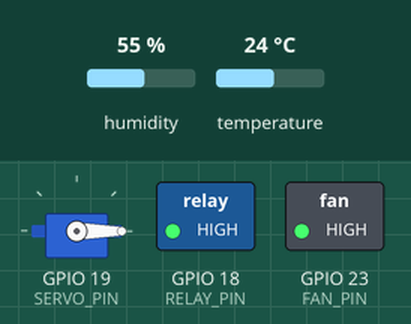
The sketch below on a simulated ESP32. On the bench: servo, switched loads named in the sketch (green lamp = pin HIGH). Inputs (shaded band) come from the test bench; at power-on: humidity 55 %, temperature 24 °C. WiFi joins after 1.5 s; servers stay silent unless stated; what the sketch prints to the serial monitor is not drawn.

Above: at 2.7 s.
2.8 s: humidity set to 59 %
5.5 s: humidity set to 62 %
At 6.7 s:
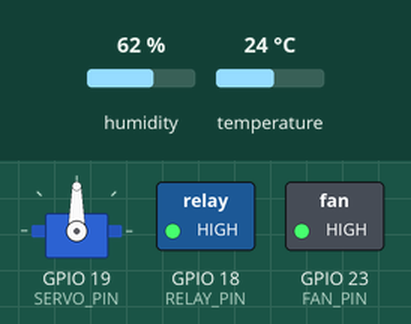
11.5 s: humidity set to 22 %
At 12.6 s:
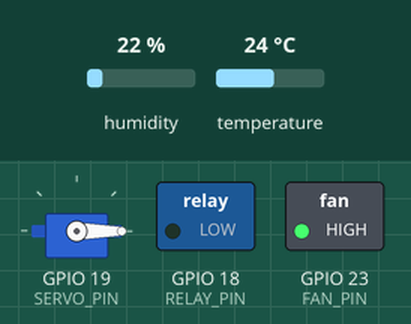
17.5 s: humidity set to 68 %
At 21.2 s:
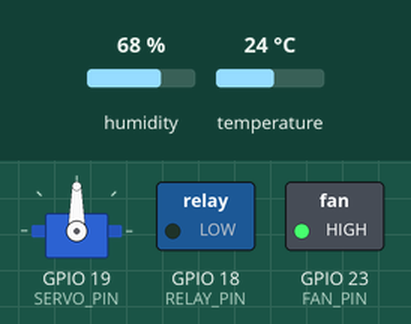
Timing chart, 0 to 24.5 s (numbered marks = the images above; inputs shaded):
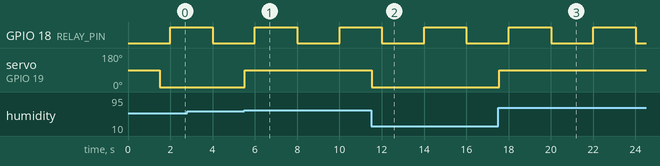

The sketch:

main-code.ino
```cpp
#include <WiFi.h>
#include <WebServer.h>
#include <DHT.h>
#include <Servo.h>

// Wi-Fi Credentials
const char* ssid = "YOUR_SSID";
const char* password = "YOUR_PASSWORD";

// DHT Sensor
#define DHTPIN 15
#define DHTTYPE DHT22
DHT dht(DHTPIN, DHTTYPE);

// Pin assignments
#define RELAY_PIN 18
#define SERVO_PIN 19
#define FAN_PIN 23

Servo ventServo;
WebServer server(80);

// Thresholds
const float TEMP_MIN = 36.5;
const float TEMP_MAX = 37.5;
const float HUMIDITY_MAX = 60.0;

// Bulb cycling
unsigned long lastCycleTime = 0;
bool bulbState = false;
const unsigned long CYCLE_INTERVAL = 2000;

void setup() {
  Serial.begin(115200);

  dht.begin();
  ventServo.attach(SERVO_PIN);
  pinMode(RELAY_PIN, OUTPUT);
  pinMode(FAN_PIN, OUTPUT);
  digitalWrite(FAN_PIN, HIGH); // Fan always ON

  // Wi-Fi Setup
  WiFi.begin(ssid, password);
  Serial.print("Connecting to WiFi");
  while (WiFi.status() != WL_CONNECTED) {
    delay(500);
    Serial.print(".");
  }
  Serial.println("\nConnected. IP: " + WiFi.localIP().toString());

  // Web server route
  server.on("/", handleRoot);
  server.begin();
}

void loop() {
  float temperature = dht.readTemperature();
  float humidity = dht.readHumidity();

  // Temperature Control Logic
  unsigned long currentTime = millis();
  if (!isnan(temperature)) {
    if (temperature < TEMP_MIN) {
      if (currentTime - lastCycleTime >= CYCLE_INTERVAL) {
        bulbState = !bulbState;
        digitalWrite(RELAY_PIN, bulbState ? HIGH : LOW);
        lastCycleTime = currentTime;
      }
    } else if (temperature > TEMP_MAX) {
      digitalWrite(RELAY_PIN, LOW);
      bulbState = false;
    }
  }

  // Humidity Control
  if (!isnan(humidity)) {
    if (humidity > HUMIDITY_MAX) {
      ventServo.write(90); // Open
    } else {
      ventServo.write(0);  // Close
    }
  }

  // Handle web requests
  server.handleClient();
}

void handleRoot() {
  float t = dht.readTemperature();
  float h = dht.readHumidity();

  String html = "<!DOCTYPE html><html><head><meta http-equiv='refresh' content='5'/>";
  html += "<title>Egg Incubator Monitor</title></head><body>";
  html += "<h1>🐣 Automatic Egg Incubator</h1>";
  html += "<p><b>Temperature:</b> " + String(t) + " °C</p>";
  html += "<p><b>Humidity:</b> " + String(h) + " %</p>";
  html += "<p><b>Heating Bulb:</b> " + String(bulbState ? "ON" : "OFF") + "</p>";
  html += "<p><b>Vent Status:</b> " + String(h > HUMIDITY_MAX ? "Open" : "Closed") + "</p>";
  html += "<p><b>IP Address:</b> " + WiFi.localIP().toString() + "</p>";
  html += "</body></html>";

  server.send(200, "text/html", html);
}
```

Measured:
- the behaviour switches between 60 and 61 % on humidity (found by bisection; images 0 and 1)
- after the input at 5.5 s, servo on GPIO 19 (SERVO_PIN): 0° → 90° at once
- after the input at 11.5 s, servo on GPIO 19 (SERVO_PIN): 90° → 0° at once
- after the input at 17.5 s, servo on GPIO 19 (SERVO_PIN): 0° → 90° after 0.05 s
- by itself, GPIO 18 (RELAY_PIN): alternates HIGH for 2.0 s and LOW for 2.0 s
